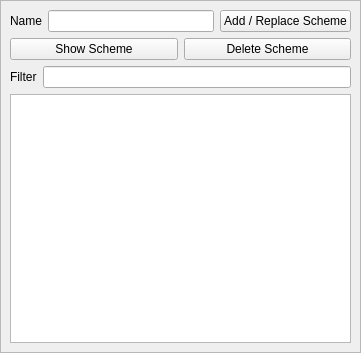
<?xml version="1.0" encoding="UTF-8"?>
<ui version="4.0">
 <class>ScrollArea</class>
 <widget class="QScrollArea" name="ScrollArea">
  <property name="geometry">
   <rect>
    <x>0</x>
    <y>0</y>
    <width>361</width>
    <height>353</height>
   </rect>
  </property>
  <property name="windowTitle">
   <string>Scheme</string>
  </property>
  <property name="widgetResizable">
   <bool>true</bool>
  </property>
  <widget class="QWidget" name="scrollAreaWidgetContents">
   <property name="geometry">
    <rect>
     <x>0</x>
     <y>0</y>
     <width>359</width>
     <height>351</height>
    </rect>
   </property>
   <layout class="QVBoxLayout" name="verticalLayout">
    <item>
     <layout class="QHBoxLayout" name="horizontalLayout_3">
      <item>
       <widget class="QLabel" name="label">
        <property name="text">
         <string>Name</string>
        </property>
       </widget>
      </item>
      <item>
       <widget class="QLineEdit" name="nameEdit"/>
      </item>
      <item>
       <widget class="QPushButton" name="addSchemeButton">
        <property name="text">
         <string>Add / Replace Scheme</string>
        </property>
       </widget>
      </item>
     </layout>
    </item>
    <item>
     <layout class="QHBoxLayout" name="horizontalLayout_2">
      <item>
       <widget class="QPushButton" name="showSchemeButton">
        <property name="text">
         <string>Show Scheme</string>
        </property>
       </widget>
      </item>
      <item>
       <widget class="QPushButton" name="deleteSchemeButton">
        <property name="text">
         <string>Delete Scheme</string>
        </property>
       </widget>
      </item>
     </layout>
    </item>
    <item>
     <layout class="QHBoxLayout" name="horizontalLayout">
      <item>
       <widget class="QLabel" name="label_2">
        <property name="text">
         <string>Filter</string>
        </property>
       </widget>
      </item>
      <item>
       <widget class="QLineEdit" name="filterEdit"/>
      </item>
     </layout>
    </item>
    <item>
     <widget class="QListWidget" name="schemeList"/>
    </item>
   </layout>
  </widget>
 </widget>
 <resources/>
 <connections/>
</ui>
